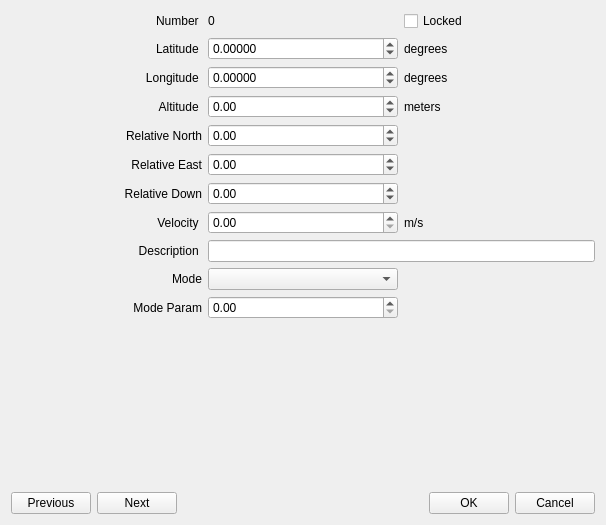
<?xml version="1.0" encoding="UTF-8"?>
<ui version="4.0">
 <class>vertex_dialog</class>
 <widget class="QWidget" name="vertex_dialog">
  <property name="modal" stdset="0">
   <bool>false</bool>
  </property>
  <property name="windowModality">
   <enum>Qt::NonModal</enum>
  </property>
  <property name="geometry">
   <rect>
    <x>0</x>
    <y>0</y>
    <width>606</width>
    <height>525</height>
   </rect>
  </property>
  <property name="sizePolicy">
   <sizepolicy hsizetype="MinimumExpanding" vsizetype="MinimumExpanding">
    <horstretch>0</horstretch>
    <verstretch>0</verstretch>
   </sizepolicy>
  </property>
  <property name="windowTitle">
   <string>Tau Labs GCS Edit Waypoint</string>
  </property>
  <property name="windowIcon">
   <iconset resource="../coreplugin/core.qrc">
    <normaloff>:/core/images/taulabs_logo_128.png</normaloff>:/core/images/taulabs_logo_128.png</iconset>
  </property>
  <layout class="QVBoxLayout" name="verticalLayout">
   <item>
    <layout class="QGridLayout" name="gridLayout">
     <item row="1" column="1">
      <widget class="QDoubleSpinBox" name="doubleSpinBoxLatitude">
       <property name="sizePolicy">
        <sizepolicy hsizetype="Preferred" vsizetype="Fixed">
         <horstretch>0</horstretch>
         <verstretch>0</verstretch>
        </sizepolicy>
       </property>
       <property name="decimals">
        <number>5</number>
       </property>
       <property name="minimum">
        <double>-90.000000000000000</double>
       </property>
       <property name="maximum">
        <double>90.000000000000000</double>
       </property>
      </widget>
     </item>
     <item row="8" column="1" colspan="2">
      <widget class="QLineEdit" name="lineEditDescription"/>
     </item>
     <item row="9" column="1">
      <widget class="QComboBox" name="cbMode"/>
     </item>
     <item row="1" column="0">
      <widget class="QLabel" name="lbLat">
       <property name="sizePolicy">
        <sizepolicy hsizetype="Minimum" vsizetype="Preferred">
         <horstretch>0</horstretch>
         <verstretch>0</verstretch>
        </sizepolicy>
       </property>
       <property name="text">
        <string>Latitude </string>
       </property>
       <property name="alignment">
        <set>Qt::AlignRight|Qt::AlignTrailing|Qt::AlignVCenter</set>
       </property>
      </widget>
     </item>
     <item row="0" column="0">
      <widget class="QLabel" name="label_7">
       <property name="text">
        <string>Number </string>
       </property>
       <property name="alignment">
        <set>Qt::AlignRight|Qt::AlignTrailing|Qt::AlignVCenter</set>
       </property>
      </widget>
     </item>
     <item row="2" column="0">
      <widget class="QLabel" name="lbLong">
       <property name="enabled">
        <bool>true</bool>
       </property>
       <property name="sizePolicy">
        <sizepolicy hsizetype="Minimum" vsizetype="Preferred">
         <horstretch>0</horstretch>
         <verstretch>0</verstretch>
        </sizepolicy>
       </property>
       <property name="text">
        <string>Longitude </string>
       </property>
       <property name="alignment">
        <set>Qt::AlignRight|Qt::AlignTrailing|Qt::AlignVCenter</set>
       </property>
      </widget>
     </item>
     <item row="9" column="0">
      <widget class="QLabel" name="label">
       <property name="sizePolicy">
        <sizepolicy hsizetype="Minimum" vsizetype="Preferred">
         <horstretch>0</horstretch>
         <verstretch>0</verstretch>
        </sizepolicy>
       </property>
       <property name="minimumSize">
        <size>
         <width>100</width>
         <height>0</height>
        </size>
       </property>
       <property name="layoutDirection">
        <enum>Qt::LeftToRight</enum>
       </property>
       <property name="text">
        <string>Mode</string>
       </property>
       <property name="alignment">
        <set>Qt::AlignRight|Qt::AlignTrailing|Qt::AlignVCenter</set>
       </property>
      </widget>
     </item>
     <item row="8" column="0">
      <widget class="QLabel" name="label_8">
       <property name="sizePolicy">
        <sizepolicy hsizetype="Minimum" vsizetype="Preferred">
         <horstretch>0</horstretch>
         <verstretch>0</verstretch>
        </sizepolicy>
       </property>
       <property name="text">
        <string>Description </string>
       </property>
       <property name="alignment">
        <set>Qt::AlignRight|Qt::AlignTrailing|Qt::AlignVCenter</set>
       </property>
      </widget>
     </item>
     <item row="7" column="0">
      <widget class="QLabel" name="label_4">
       <property name="text">
        <string>Velocity </string>
       </property>
       <property name="alignment">
        <set>Qt::AlignRight|Qt::AlignTrailing|Qt::AlignVCenter</set>
       </property>
      </widget>
     </item>
     <item row="1" column="2">
      <widget class="QLabel" name="lbDegLat">
       <property name="text">
        <string>degrees</string>
       </property>
      </widget>
     </item>
     <item row="2" column="1">
      <widget class="QDoubleSpinBox" name="doubleSpinBoxLongitude">
       <property name="decimals">
        <number>5</number>
       </property>
       <property name="minimum">
        <double>-180.000000000000000</double>
       </property>
       <property name="maximum">
        <double>180.000000000000000</double>
       </property>
      </widget>
     </item>
     <item row="10" column="0">
      <widget class="QLabel" name="modeParams">
       <property name="sizePolicy">
        <sizepolicy hsizetype="Minimum" vsizetype="Preferred">
         <horstretch>0</horstretch>
         <verstretch>0</verstretch>
        </sizepolicy>
       </property>
       <property name="layoutDirection">
        <enum>Qt::LeftToRight</enum>
       </property>
       <property name="text">
        <string>Mode Param</string>
       </property>
       <property name="alignment">
        <set>Qt::AlignRight|Qt::AlignTrailing|Qt::AlignVCenter</set>
       </property>
      </widget>
     </item>
     <item row="10" column="1">
      <widget class="QDoubleSpinBox" name="dsb_modeParams">
       <property name="maximum">
        <double>999999999.000000000000000</double>
       </property>
       <property name="singleStep">
        <double>0.010000000000000</double>
       </property>
      </widget>
     </item>
     <item row="3" column="1">
      <widget class="QDoubleSpinBox" name="doubleSpinBoxAltitude">
       <property name="minimum">
        <double>-5000.000000000000000</double>
       </property>
       <property name="maximum">
        <double>5000.000000000000000</double>
       </property>
      </widget>
     </item>
     <item row="3" column="0">
      <widget class="QLabel" name="label_3">
       <property name="sizePolicy">
        <sizepolicy hsizetype="Minimum" vsizetype="Preferred">
         <horstretch>0</horstretch>
         <verstretch>0</verstretch>
        </sizepolicy>
       </property>
       <property name="text">
        <string>Altitude </string>
       </property>
       <property name="alignment">
        <set>Qt::AlignRight|Qt::AlignTrailing|Qt::AlignVCenter</set>
       </property>
      </widget>
     </item>
     <item row="7" column="2">
      <widget class="QLabel" name="label_10">
       <property name="text">
        <string>m/s</string>
       </property>
      </widget>
     </item>
     <item row="5" column="0">
      <widget class="QLabel" name="lbLat_3">
       <property name="sizePolicy">
        <sizepolicy hsizetype="Minimum" vsizetype="Preferred">
         <horstretch>0</horstretch>
         <verstretch>0</verstretch>
        </sizepolicy>
       </property>
       <property name="text">
        <string>Relative East</string>
       </property>
       <property name="alignment">
        <set>Qt::AlignRight|Qt::AlignTrailing|Qt::AlignVCenter</set>
       </property>
      </widget>
     </item>
     <item row="3" column="2">
      <widget class="QLabel" name="label_6">
       <property name="text">
        <string>meters</string>
       </property>
      </widget>
     </item>
     <item row="4" column="0">
      <widget class="QLabel" name="lbLat_2">
       <property name="sizePolicy">
        <sizepolicy hsizetype="Minimum" vsizetype="Preferred">
         <horstretch>0</horstretch>
         <verstretch>0</verstretch>
        </sizepolicy>
       </property>
       <property name="text">
        <string>Relative North</string>
       </property>
       <property name="alignment">
        <set>Qt::AlignRight|Qt::AlignTrailing|Qt::AlignVCenter</set>
       </property>
      </widget>
     </item>
     <item row="0" column="1">
      <widget class="QLabel" name="lbNumber">
       <property name="text">
        <string>0</string>
       </property>
      </widget>
     </item>
     <item row="2" column="2">
      <widget class="QLabel" name="lbDegLong">
       <property name="text">
        <string>degrees</string>
       </property>
      </widget>
     </item>
     <item row="7" column="1">
      <widget class="QDoubleSpinBox" name="doubleSpinBoxVelocity">
       <property name="maximum">
        <double>999999999.000000000000000</double>
       </property>
      </widget>
     </item>
     <item row="6" column="0">
      <widget class="QLabel" name="lbLat_4">
       <property name="sizePolicy">
        <sizepolicy hsizetype="Minimum" vsizetype="Preferred">
         <horstretch>0</horstretch>
         <verstretch>0</verstretch>
        </sizepolicy>
       </property>
       <property name="text">
        <string>Relative Down</string>
       </property>
       <property name="alignment">
        <set>Qt::AlignRight|Qt::AlignTrailing|Qt::AlignVCenter</set>
       </property>
      </widget>
     </item>
     <item row="4" column="1">
      <widget class="QDoubleSpinBox" name="doubleSpinBoxNorth">
       <property name="minimum">
        <double>-50000000.000000000000000</double>
       </property>
       <property name="maximum">
        <double>50000000.000000000000000</double>
       </property>
      </widget>
     </item>
     <item row="5" column="1">
      <widget class="QDoubleSpinBox" name="doubleSpinBoxEast">
       <property name="minimum">
        <double>-50000000.000000000000000</double>
       </property>
       <property name="maximum">
        <double>50000000.000000000000000</double>
       </property>
      </widget>
     </item>
     <item row="6" column="1">
      <widget class="QDoubleSpinBox" name="doubleSpinBoxDown">
       <property name="minimum">
        <double>-5000.000000000000000</double>
       </property>
       <property name="maximum">
        <double>5000.000000000000000</double>
       </property>
      </widget>
     </item>
     <item row="0" column="2">
      <widget class="QCheckBox" name="checkBoxLocked">
       <property name="text">
        <string>Locked</string>
       </property>
      </widget>
     </item>
    </layout>
   </item>
   <item>
    <spacer name="verticalSpacer">
     <property name="orientation">
      <enum>Qt::Vertical</enum>
     </property>
     <property name="sizeHint" stdset="0">
      <size>
       <width>20</width>
       <height>40</height>
      </size>
     </property>
    </spacer>
   </item>
   <item>
    <layout class="QHBoxLayout" name="horizontalLayout">
     <item>
      <widget class="QPushButton" name="pushButtonPrevious">
       <property name="text">
        <string>Previous</string>
       </property>
      </widget>
     </item>
     <item>
      <widget class="QPushButton" name="pushButtonNext">
       <property name="text">
        <string>Next</string>
       </property>
      </widget>
     </item>
     <item>
      <spacer name="horizontalSpacer">
       <property name="orientation">
        <enum>Qt::Horizontal</enum>
       </property>
       <property name="sizeHint" stdset="0">
        <size>
         <width>40</width>
         <height>20</height>
        </size>
       </property>
      </spacer>
     </item>
     <item>
      <widget class="QPushButton" name="pushButtonOK">
       <property name="text">
        <string>OK</string>
       </property>
      </widget>
     </item>
     <item>
      <widget class="QPushButton" name="pushButtonCancel">
       <property name="text">
        <string>Cancel</string>
       </property>
      </widget>
     </item>
    </layout>
   </item>
  </layout>
 </widget>
 <resources>
  <include location="../coreplugin/core.qrc"/>
 </resources>
 <connections/>
</ui>
